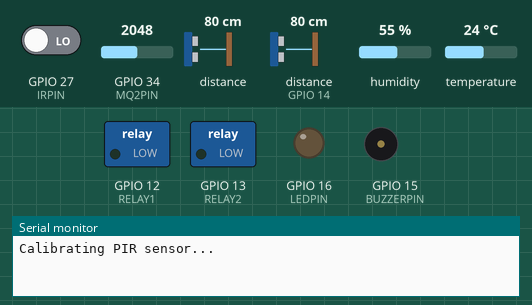
Bench run of a sketch on a simulated ESP32. On the bench: switched loads named in the sketch (green lamp = pin HIGH), output pins drawn as LEDs (lit = HIGH), buzzer (waves = sounding, pin HIGH), the last lines printed to the serial monitor. The test bench sets the inputs (shaded band); at power-on: GPIO 27 (IRPIN) LOW, GPIO 34 (MQ2PIN) = 2048, distance to the obstacle 80 cm, distance to the obstacle (sensor on GPIO 14) 80 cm, humidity 55 %, temperature 24 °C. The echo pulse lasts 58.3 µs per cm; pins used as bus, display or sensor lines are not drawn.

Above: at 0.1 s.
At 20.1 s:
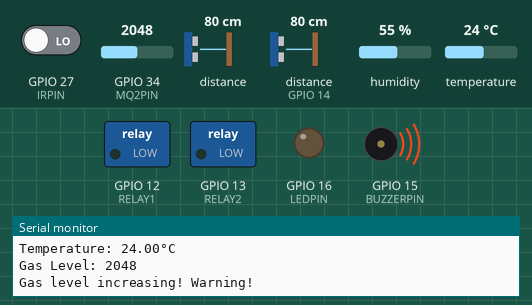
At 25.1 s:
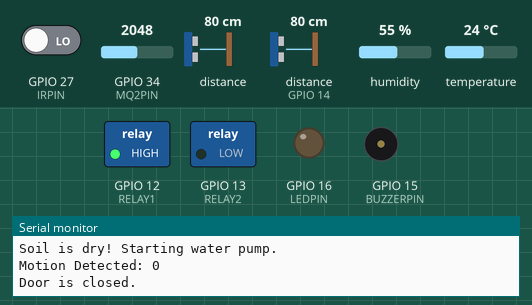
Timing chart, 0 to 26.6 s (numbered marks = the images above):
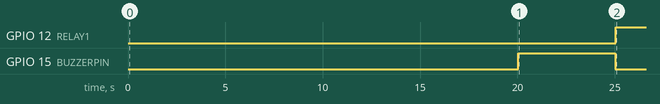

The sketch:

esp32.ino
```cpp
#include <WiFi.h>
#include <DHT.h>

#define DHTPIN 4 // Pin D4 corresponds to GPIO2 on ESP8266
#define DHTTYPE DHT11

#define MQ2PIN 34
#define SOILPIN 34 // Connect the soil moisture sensor to analog pin A0
#define IRPIN 27 // GPIO5
#define PIRPIN 4 // GPIO4
#define TRIGPIN1 0 // GPIO0
#define TRIGPIN2 14 // GPIO14
#define RELAY1 12 // GPIO12
#define RELAY2 13 // GPIO13
//#define SERVOPIN 2 // To be used later by RFID
#define BUZZERPIN 15 // GPIO15
#define LEDPIN 16 // GPIO16

#define WATER_TANK_MAX_LEVEL 20 // in cm
#define WATER_TANK_WARNING_LEVEL 17 // in cm

DHT dht(DHTPIN, DHTTYPE);

int previousTemp = 0;
int previousGas = 0;
int previousSoil = 0;
int previousMotion = LOW; // Initial state of PIR sensor
int previousIR = HIGH;    // Initial state of IR sensor

void setup() {
  Serial.begin(9600);
  pinMode(PIRPIN, INPUT);
  pinMode(IRPIN, INPUT);
  pinMode(RELAY1, OUTPUT);
  pinMode(RELAY2, OUTPUT);
  pinMode(BUZZERPIN, OUTPUT);
  pinMode(LEDPIN, OUTPUT);
  pinMode(TRIGPIN1, OUTPUT);
  pinMode(TRIGPIN2, OUTPUT);

  // Calibrating PIR sensor
  Serial.println("Calibrating PIR sensor...");
  delay(20000); // Calibrate for 20 seconds
  Serial.println("PIR sensor calibrated.");
}

void loop() {
  // Read DHT11 sensor
  float temp = dht.readTemperature();
  Serial.print("Temperature: ");
  Serial.print(temp);
  Serial.println("°C");

  if (temp > 30) {
    Serial.println("Temperature is above 30°C! Activating buzzer.");
    digitalWrite(BUZZERPIN, HIGH);
    delay(3000);
    digitalWrite(BUZZERPIN, LOW);
  }

  // Read MQ2 sensor
  int gas = analogRead(MQ2PIN);
  Serial.print("Gas Level: ");
  Serial.println(gas);
  if (abs(gas - previousGas) >= 200) { // Adjust threshold for significant change
    if (gas > previousGas) {
      Serial.println("Gas level increasing! Warning!");
      digitalWrite(BUZZERPIN, HIGH);
      delay(5000);
      digitalWrite(BUZZERPIN, LOW);
    }
    previousGas = gas;
    // Store gas value for later use
  }

  // Read Soil Moisture sensor
  int soil = analogRead(SOILPIN);
  Serial.print("Soil Moisture: ");
  Serial.println(soil);
  if (abs(soil - previousSoil) >= 60) { // Adjust threshold for significant change
    if (soil < 1000) {
      Serial.println("Soil is wet! Turning off water pump.");
      digitalWrite(RELAY1, LOW); // Turn off water pump
    } else {
      Serial.println("Soil is dry! Starting water pump.");
      digitalWrite(RELAY1, HIGH); // Turn on water pump
    }
    previousSoil = soil;
    // Store soil moisture value for later use
  }

  // Read PIR sensor
  int motion = digitalRead(PIRPIN);
  Serial.print("Motion Detected: ");
  Serial.println(motion);
  if (motion != previousMotion) {
    if (motion == HIGH) {
      Serial.println("Motion Detected!");
      digitalWrite(LEDPIN, HIGH); // Turn on LED
      delay(5000); // Keep LED on for 5 seconds
      digitalWrite(LEDPIN, LOW); // Turn off LED
    }
    previousMotion = motion;
    // Store motion value for later use
  }

  // Read IR sensor
  int door = digitalRead(IRPIN);
  if (door != previousIR) {
    if (door == HIGH) {
      Serial.println("Door is opened.");
    } else {
      Serial.println("Door is closed.");
    }
    previousIR = door;
    // Store door status value for later use
  }

  // Read Ultrasonic sensor
  long duration1, duration2, distance;
  digitalWrite(TRIGPIN1, LOW);
  delayMicroseconds(2);
  digitalWrite(TRIGPIN1, HIGH);
  delayMicroseconds(10);
  digitalWrite(TRIGPIN1, LOW);
  duration1 = pulseIn(TRIGPIN1, HIGH);

  digitalWrite(TRIGPIN2, LOW);
  delayMicroseconds(2);
  digitalWrite(TRIGPIN2, HIGH);
  delayMicroseconds(10);
  digitalWrite(TRIGPIN2, LOW);
  duration2 = pulseIn(TRIGPIN2, HIGH);

  distance = duration1 * 0.034 / 2;
  if (distance != 0 && distance <= WATER_TANK_MAX_LEVEL) {
    Serial.print("Water level: ");
    Serial.print(distance);
    Serial.println("cm");

    if (distance >= WATER_TANK_WARNING_LEVEL && distance <= 17) {
      Serial.println("Warning: Water tank almost full!");
    } else if (distance > WATER_TANK_WARNING_LEVEL) {
      Serial.println("Water tank full! Overflowing!");
    }
    // Store water level for later use
  }

  delay(2000); // Adjust as needed for sensor reading frequency
}
```

Measured:
- by itself, GPIO 12 (RELAY1): LOW → HIGH at 25.0 s
- by itself, GPIO 15 (BUZZERPIN): LOW → HIGH at 20.0 s, → LOW 5.0 s later
